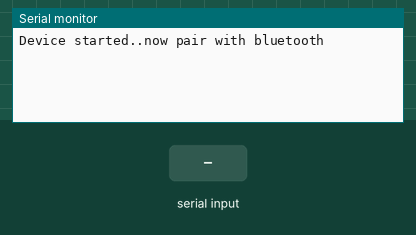
This sketch was run on a simulated ESP32. Parts: the last lines printed to the serial monitor. The test bench sets the inputs (shaded band). Nothing arrives over Bluetooth unless stated.

Above: at 1.2 s.
1.3 s: "1" received over the second serial link
At 1.7 s:
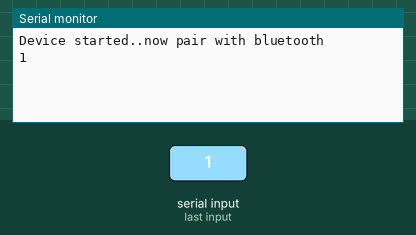
2.8 s: "0" received over the second serial link
At 3.9 s:
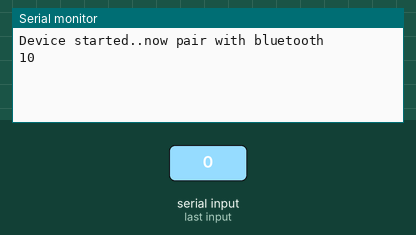

Measured:
- after the input at 1.3 s, the serial monitor: prints a new line at once (image 1)
- after the input at 2.8 s, the serial monitor: prints a new line at once (image 2)

The sketch:

BT_CLASSIC.ino
```cpp
#include <BluetoothSerial.h>

BluetoothSerial bt;

void setup() {
  // put your setup code here, to run once:
  Serial.begin(115200);
  bt.begin("Esp32_test");
  Serial.println("Device started..now pair with bluetooth");

}

void loop() {
  // put your main code here, to run repeatedly:
  if(Serial.available())
  {
    bt.write(Serial.read());
  }

  if(bt.available())
  {
    Serial.write(bt.read());
  }
  delay(20);
}
```
